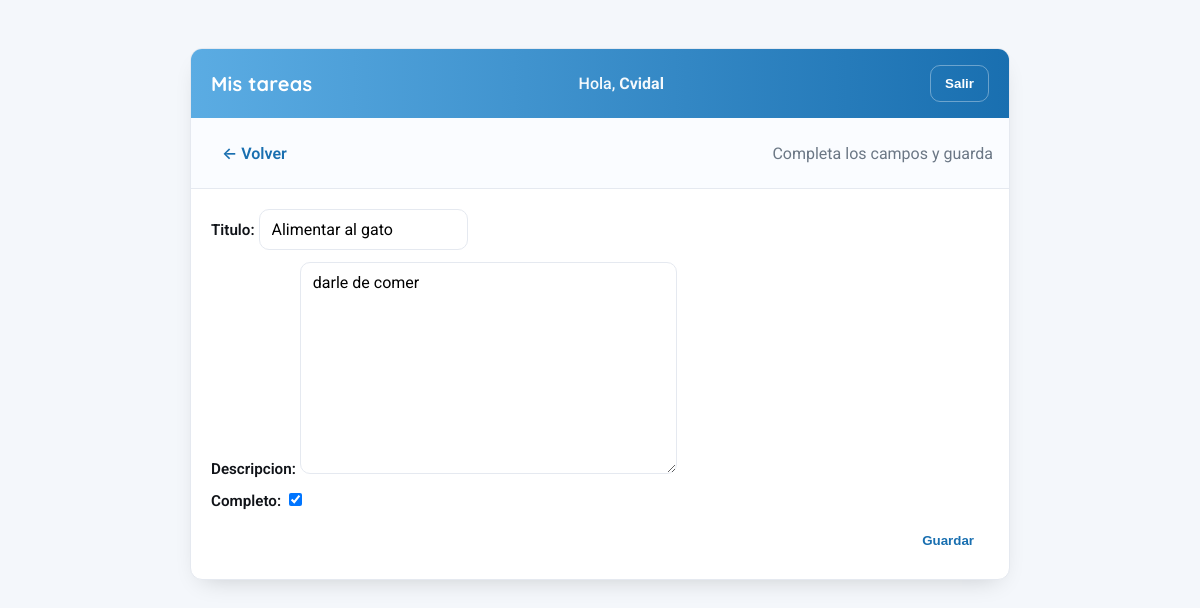
/editar-tarea/8 (signed in), run on the app's committed database.
### base/models.py (models this page shows, shortened)
class Tarea(models.Model):
    usuario = models.ForeignKey(User,
                                on_delete=models.CASCADE,
                                null=True,
                                blank=True)
    titulo = models.CharField(max_length=100)
    descripcion = models.TextField(null=True,
                                   blank=True)
    completo = models.BooleanField(default=False)
    creado = models.DateTimeField(auto_now_add=True)
    class Meta:
        ordering = ['completo'] # El campo completo marca el orden.

### base/views.py (the view)
# urls.py: path('editar-tarea/<int:pk>', EditarTarea.as_view(), name='editar-tarea'),
class EditarTarea(LoginRequiredMixin, UpdateView):
    model = Tarea
    fields = ['titulo', 'descripcion', 'completo']
    success_url = reverse_lazy('tareas')

### base/templates/base/tarea_form.html (shortened to what this page needs)
{% extends 'base/principal.html' %}
{% block content %}
  <div class="toolbar">
    <a class="btn" href="{% url 'tareas' %}">← Volver</a>
    <span class="muted">Completa los campos y guarda</span>
  </div>
  <div class="pad">
    <form class="form" method="post" action="">
      {{ form.as_p }}
      <div class="row">
        <button class="btn btn-primary" type="submit">Guardar</button>
      </div>
    </form>
  </div>
{% endblock content %}

### base/templates/base/principal.html (shortened to what this page needs)
<!DOCTYPE html>
<html lang="es">
<head>
</head>
<body>
  <div class="shell">
    <div class="card">
      <div class="topbar">
        <h1>Mis tareas</h1>
        <div class="hello">
          {% if request.user.is_authenticated %}
            Hola, <strong>{{ request.user|title }}</strong>
          {% else %}
            Invitado
          {% endif %}
        </div>
        <div>
          {% if request.user.is_authenticated %}
            <form action="{% url 'logout' %}" method="post">
              <button class="btn btn-ghost" type="submit">Salir</button>
            </form>
          {% else %}
            <a class="btn btn-ghost" href="{% url 'login' %}">Ingresar</a>
          {% endif %}
        </div>
      </div>
      {% block content %}{% endblock content %}

### base/templates/base/principal.html (style rules this page uses)
:root { --bg: #f4f7fb; --card: #ffffff; --text: #101318; --muted: #6b7785; --primary: #196FB0; --primary-2: #5BACE3; --border: #e5e9f0; --success: #22c55e; --danger: #ef4444; --radius: 12px; --shadow: 0 10px 24px -12px rgba(0,0,0,.20); }
* { box-sizing: border-box; }
html, body { height: 100%; }
body { margin: 0; font-family: 'Roboto', system-ui, -apple-system, Segoe UI, sans-serif; color: var(--text); background: var(--bg); -webkit-font-smoothing: antialiased; -moz-osx-font-smoothing: grayscale; }
a { color: var(--primary); text-decoration: none; }
.shell { max-width: 860px; margin: 48px auto; padding: 0 20px; }
.card { background: var(--card); border: 1px solid var(--border); border-radius: var(--radius); box-shadow: var(--shadow); overflow: clip; }
.topbar { display: flex; align-items: center; justify-content: space-between; padding: 16px 20px; background: linear-gradient(90deg, var(--primary-2) 0%, var(--primary) 100%); color: #fff; }
.topbar h1 { font: 700 20px/1 'Quicksand', sans-serif; margin: 0; letter-spacing:.2px; }
.topbar .hello { font-weight: 500; opacity:.95; }
.topbar form { margin: 0; }
.btn { appearance: none; border: 1px solid transparent; border-radius: 10px; padding: 10px 14px; font-weight: 600; cursor: pointer; }
.btn-primary { background: #fff; color: var(--primary); border-color: rgba(255,255,255,.35); }
.btn-ghost { background: transparent; color: #fff; border-color: rgba(255,255,255,.35); }
.toolbar { display: flex; align-items: center; gap: 12px; padding: 14px 16px; border-bottom: 1px solid var(--border); background: #fafcff; }
.muted { color: var(--muted); }
.pad { padding: 20px; }
form.form { display: grid; gap: 12px; }
form.form p { margin: 0; }
form.form label { font-weight: 600; font-size: .95rem; color: var(--text); }
form.form input[type="text"], form.form input[type="password"], form.form input[type="email"], form.form input[type="search"], form.form input[type="datetime-local"], form.form textarea, form.form select { background: #fff; border: 1px solid var(--border); border-radius: 10px; padding: 10px 12px; font: inherit; outline: none; }
.row { display: flex; gap: 10px; align-items: center; }

### data on the page
Tarea: titulo "Alimentar al gato", descripcion "darle de comer", completo "☑"

### other printed values
{{ request.user|title }} "Cvidal"
